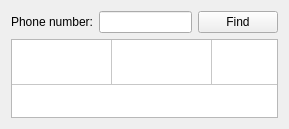
   <widget class="QWidget" name="verticalLayoutWidget_3">
    <property name="geometry">
     <rect>
      <x>480</x>
      <y>290</y>
      <width>289</width>
      <height>129</height>
     </rect>
    </property>
    <layout class="QVBoxLayout" name="verticalLayout_ph_num">
     <item>
      <layout class="QHBoxLayout" name="horizontalLayout_4">
       <item>
        <widget class="QLabel" name="label_4">
         <property name="text">
          <string>Phone number:</string>
         </property>
        </widget>
       </item>
       <item>
        <widget class="QLineEdit" name="lineEdit_ph_num"/>
       </item>
       <item>
        <widget class="QPushButton" name="pushButton_ph_num">
         <property name="text">
          <string>Find</string>
         </property>
        </widget>
       </item>
      </layout>
     </item>
     <item>
      <widget class="QTableWidget" name="tableWidget_ph_num">
       <property name="minimumSize">
        <size>
         <width>0</width>
         <height>0</height>
        </size>
       </property>
       <property name="font">
        <font>
         <pointsize>12</pointsize>
        </font>
       </property>
       <property name="styleSheet">
        <string notr="true"> QHeaderView::section{
            border-top:1px solid #D8D8D8;
            border-left:1px solid #D8D8D8;
            border-right:1px solid #D8D8D8;
            border-bottom: 1px solid #D8D8D8;
            background-color: #b4b4b4;
            padding:4px;
        }
        QTableCornerButton::section{
            border-top:1px solid #D8D8D8;
            border-left:1px solid #D8D8D8;
            border-right:1px solid #D8D8D8;
            border-bottom: 1px solid #D8D8D8;
            background-color:white;
        }</string>
       </property>
       <property name="lineWidth">
        <number>1</number>
       </property>
       <property name="verticalScrollBarPolicy">
        <enum>Qt::ScrollBarAlwaysOff</enum>
       </property>
       <property name="horizontalScrollBarPolicy">
        <enum>Qt::ScrollBarAlwaysOff</enum>
       </property>
       <property name="sizeAdjustPolicy">
        <enum>QAbstractScrollArea::AdjustToContents</enum>
       </property>
       <property name="editTriggers">
        <set>QAbstractItemView::NoEditTriggers</set>
       </property>
       <property name="showGrid">
        <bool>true</bool>
       </property>
       <property name="gridStyle">
        <enum>Qt::SolidLine</enum>
       </property>
       <property name="cornerButtonEnabled">
        <bool>true</bool>
       </property>
       <property name="rowCount">
        <number>1</number>
       </property>
       <attribute name="horizontalHeaderVisible">
        <bool>false</bool>
       </attribute>
       <attribute name="horizontalHeaderStretchLastSection">
        <bool>true</bool>
       </attribute>
       <attribute name="verticalHeaderVisible">
        <bool>false</bool>
       </attribute>
       <attribute name="verticalHeaderCascadingSectionResizes">
        <bool>false</bool>
       </attribute>
       <attribute name="verticalHeaderMinimumSectionSize">
        <number>45</number>
       </attribute>
       <attribute name="verticalHeaderDefaultSectionSize">
        <number>45</number>
       </attribute>
       <row/>
       <column>
        <property name="text">
         <string>№</string>
        </property>
        <property name="toolTip">
         <string>&lt;html&gt;&lt;head/&gt;&lt;body&gt;&lt;p&gt;yuhu&lt;/p&gt;&lt;p&gt;&lt;br/&gt;&lt;/p&gt;&lt;/body&gt;&lt;/html&gt;</string>
        </property>
        <property name="background">
         <color>
          <red>180</red>
          <green>180</green>
          <blue>180</blue>
         </color>
        </property>
       </column>
       <column>
        <property name="text">
         <string>Surname</string>
        </property>
        <property name="background">
         <color>
          <red>150</red>
          <green>150</green>
          <blue>150</blue>
         </color>
        </property>
       </column>
       <column>
        <property name="text">
         <string>Name</string>
        </property>
        <property name="background">
         <color>
          <red>150</red>
          <green>150</green>
          <blue>150</blue>
         </color>
        </property>
       </column>
       <column>
        <property name="text">
         <string>Phone number</string>
        </property>
        <property name="background">
         <color>
          <red>150</red>
          <green>150</green>
          <blue>150</blue>
         </color>
        </property>
       </column>
       <column>
        <property name="text">
         <string>Subscription type</string>
        </property>
        <property name="background">
         <color>
          <red>150</red>
          <green>150</green>
          <blue>150</blue>
         </color>
        </property>
       </column>
       <column>
        <property name="text">
         <string>Duration</string>
        </property>
        <property name="background">
         <color>
          <red>150</red>
          <green>150</green>
          <blue>150</blue>
         </color>
        </property>
       </column>
      </widget>
     </item>
    </layout>
   </widget>
